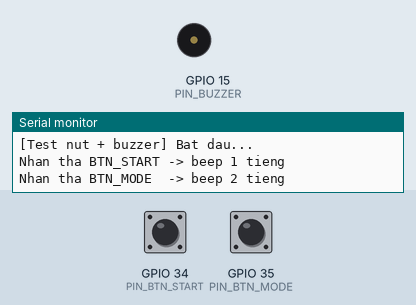
Recording of a program running on a simulated ESP32. Shown: buzzer (waves = sounding), the last lines printed to the serial monitor. The test bench sets the inputs (shaded band); at power-on: GPIO 34 (PIN_BTN_START) LOW, GPIO 35 (PIN_BTN_MODE) LOW.

Above: at 1.3 s.
1.4 s: GPIO 34 (PIN_BTN_START) pulled HIGH for 0.15 s
At 1.5 s:
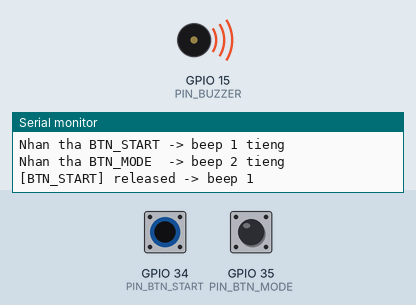
3.0 s: GPIO 35 (PIN_BTN_MODE) pulled HIGH for 0.15 s
At 3.1 s:
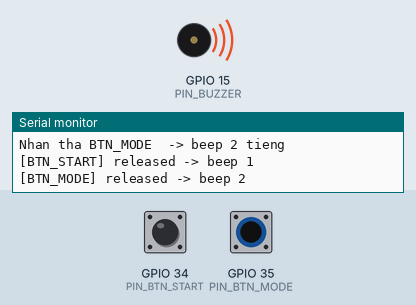
Timing chart, 0 to 6.0 s (numbered marks = the images above; inputs shaded):
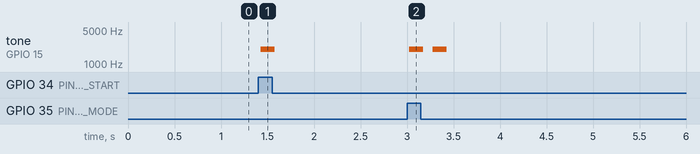

The program:

main.cpp
```cpp
#include <Arduino.h>
// ===================== PIN MAP =====================
#define PIN_BTN_START 34   // pull-up ngoai tren board, nhan = LOW
#define PIN_BTN_MODE  35   // pull-up ngoai tren board, nhan = LOW
#define PIN_BUZZER    15   // dieu khien qua transistor NPN

// ===================== BUZZER (LEDC, giong file test) =====================
#define CH_BUZZ         8
#define PWM_FREQ_BUZZ   2000   // tan so mac dinh (Hz)
#define PWM_RES_BUZZ    8      // do phan giai PWM cho buzzer

void buzzerInit() {
    ledcSetup(CH_BUZZ, PWM_FREQ_BUZZ, PWM_RES_BUZZ);
    ledcAttachPin(PIN_BUZZER, CH_BUZZ);
    ledcWriteTone(CH_BUZZ, 0); // tat
}

// Keu "times" tieng, moi tieng phat tan so freqHz trong durationMs, cach nhau gapMs
void buzzerBeep(int times, uint16_t freqHz = 2000, int durationMs = 150, int gapMs = 100) {
    for (int i = 0; i < times; i++) {
        ledcWriteTone(CH_BUZZ, freqHz);
        delay(durationMs);
        ledcWriteTone(CH_BUZZ, 0); // tat tieng
        if (i < times - 1) delay(gapMs);
    }
}

class Button {
public:
    void begin(int gpio, bool activeLow = true, bool usePullup = false) {
        pin = gpio;
        this->activeLow = activeLow;
        if (usePullup) pinMode(pin, INPUT_PULLUP);
        else            pinMode(pin, INPUT); // dung pull-up ngoai co san tren board
        lastReading = rawRead();
        debounced   = lastReading;
        lastChange  = millis();
    }

    // Goi thuong xuyen; tra ve trang thai da debounce (true = dang nhan)
    bool update() {
        bool r = rawRead();
        uint32_t now = millis();
        if (r != lastReading) {
            lastReading = r;
            lastChange = now;
        }
        if ((now - lastChange) > debounceMs) debounced = r;

        bool pressedNow = (activeLow ? !debounced : debounced);

        if (wasPressed && !pressedNow) {
            lastReleaseHoldMs = now - pressStart;
            wasPressed = false;
            releasedFlag = true; // one-shot, tieu thu boi releasedEvent()
        }
        if (!wasPressed && pressedNow) {
            wasPressed = true;
            pressStart = now;
        }
        return pressedNow;
    }

    // One-shot: true dung 1 lan khi VUA tha va da giu >= minHoldMs
    bool releasedEvent(uint16_t minHoldMs = 100) {
        update();
        if (releasedFlag && lastReleaseHoldMs >= minHoldMs) {
            releasedFlag = false;
            return true;
        }
        releasedFlag = false;
        return false;
    }

private:
    int pin = -1;
    bool activeLow = true;
    const uint16_t debounceMs = 25;
    bool lastReading = true;
    bool debounced = true;
    uint32_t lastChange = 0;

    bool wasPressed = false;
    uint32_t pressStart = 0;
    bool releasedFlag = false;
    uint32_t lastReleaseHoldMs = 0;

    bool rawRead() const { return digitalRead(pin); }
};

Button btnStart, btnMode;

// ===================== SETUP / LOOP =====================
void setup() {
    Serial.begin(9600);
    delay(100);
    Serial.println("\n[Test nut + buzzer] Bat dau...");

    btnStart.begin(PIN_BTN_START);   // mac dinh: khong bat pull-up noi
    btnMode.begin(PIN_BTN_MODE);

    buzzerInit();

    Serial.println("Nhan tha BTN_START -> beep 1 tieng");
    Serial.println("Nhan tha BTN_MODE  -> beep 2 tieng");
}

void loop() {
    if (btnStart.releasedEvent()) {
        Serial.println("[BTN_START] released -> beep 1");
        buzzerBeep(1);
    }

    if (btnMode.releasedEvent()) {
        Serial.println("[BTN_MODE] released -> beep 2");
        buzzerBeep(2);
    }
}
```

Measured:
- after the input at 1.4 s, tone on GPIO 15 (PIN_BUZZER): silent → 2000 Hz at once, → silent 0.15 s later
- after the input at 3.0 s, tone on GPIO 15 (PIN_BUZZER): alternates 2000 Hz for 0.15 s and silent for 0.10 s, 4 changes in all, then stays silent, starting at once
